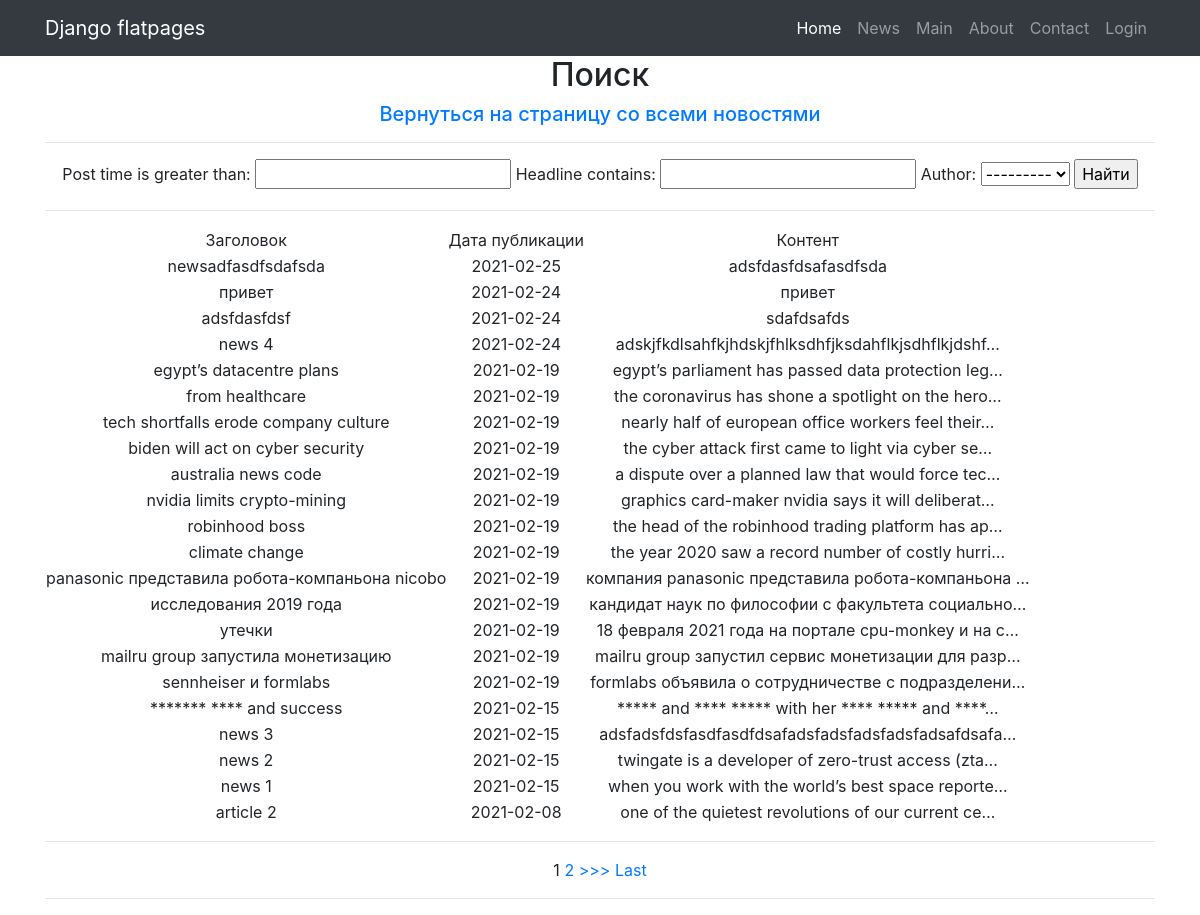
/news/search, run on the app's committed database.
### news/models.py (models this page shows, shortened)
class Post(models.Model):
    news = "NW"
    article = "AR"
    CAT = [(news, "Новость"), (article, 'Статья')]
    author = models.ForeignKey(Author, on_delete=models.CASCADE)
    art_or_nw = models.CharField(max_length=2,
                            choices=CAT,
                            default=news)
    post_time = models.DateTimeField(auto_now_add=True)
    headline = models.CharField(max_length=255)
    content = models.TextField()
    rating_of_post = models.IntegerField(default=0)
    categories = models.ManyToManyField(Category, through='PostCategory')

### news/views.py (the view, shortened to what this page needs)
# urls.py: path('search', PostSearch.as_view(), name='post_search'),
class PostSearch(ListView):
    model = Post
    template_name = 'news/search_news.html'
    context_object_name = 'news'
    ordering = ['-id']
    form_class = PostForm
    paginate_by = 10
    def get_context_data(self, **kwargs):
        context = super().get_context_data(**kwargs)
        context['filter'] = PostFilter(self.request.GET,
                                          queryset=self.get_queryset())
        context['form'] = PostForm()
        return context

### news/forms.py
class PostForm(ModelForm):
    class Meta:
        model = Post
        fields = ['headline', 'author', 'content', 'categories', 'art_or_nw']

### news/models.py (called while the page is built)
    def __str__(self):
        author_id = str(self.user.username)
        return author_id

### news/templatetags/custom_filters.py (called while the page is built)
@register.filter(name='censor')
def multiply(value):
    curce = ['fuck', 'fucked', 'fucking', 'nigger', 'niggers', 'whore', 'whores', 'slut', 'sluts',
             'bitch', 'freak', 'douchebag', 'faggot', 'homo', 'prick', 'dick', 'cunt', 'pussy']
    value = value.lower().replace(',', '').replace('.', '').split()
    result = []
    for word in value:
        if word not in curce:
            result.append(word)
        else:
            result.append('*' *len(word))
    result = ' '.join(result)
    return result

### templates/news/search_news.html (shortened to what this page needs)
{% extends 'flatpages/default.html' %}
{% load custom_filters %}
{% block content %}
<h2>Поиск</h2>
 <a href="/news/"><h5>Вернуться на страницу со всеми новостями</h5></a>
<hr>
<form method="GET">
    {{ filter.form }}
    <input type="submit" value="Найти">
</form>
    <hr>
    {% if news %}
        <table>
            <tr>
                <td>
                    Заголовок
                </td>
                <td>
                    Дата публикации
                </td>
                <td>
                    Контент
                </td>
            </tr>
            {% for post in filter.qs %}
            <tr>
                <td>
                    {{ post.headline | censor}}
                </td>
                <td>
                    {{ post.post_time | date:'Y-m-d'}}
                </td>
                <td>
                    {{ post.content|censor|truncatechars:50 }}
                </td>
            </tr>
            {% endfor %}
        </table>
    {% else %}
        <h3>Новостей нет</h3>
    {% endif %}
<hr>
{% if is_paginated %}
    {% for num in page_obj.paginator.page_range %}
        {% if page_obj.number == num %}
            <a>{{ num }}</a>
        {% elif num > page_obj.number|add:'-2' and num < page_obj.number|add:'2' %}
            <a href="?page={{ num }}">{{ num }}</a>
        {% endif %}
    {% endfor %}
    {% if page_obj.has_next %}
        <a href="?page={{ page_obj.next_page_number }}">>>></a>
        <a href="?page={{ page_obj.paginator.num_pages }}">Last</a>
    {% endif %}
{% endif %}
<hr>
{% endblock content %}

### templates/flatpages/default.html (shortened to what this page needs)
{% load static %}
<!DOCTYPE html>
<html lang="en">
<head>
  <link href="{% static 'vendor/bootstrap/css/bootstrap.min.css' %}" rel="stylesheet">
</head>
<body>
  <nav class="navbar navbar-expand-lg navbar-dark bg-dark static-top">
    <div class="container">
      <a class="navbar-brand" href="#">Django flatpages</a>
      <div class="collapse navbar-collapse" id="navbarResponsive">
        <ul class="navbar-nav ml-auto">
          <li class="nav-item active">
            <a class="nav-link" href="#">Home
            </a>
          </li>
          <li class="nav-item">
            <a class="nav-link" href="/news/">News</a>
          </li>
          <li class="nav-item">
            <a class="nav-link" href="/">Main</a>
          </li>
          <li class="nav-item">
            <a class="nav-link" href="/about/">About</a>
          </li>
          <li class="nav-item">
            <a class="nav-link" href="/contact/">Contact</a>
          </li>
          <li class="nav-item">
            <a class="nav-link" href="/accounts/login/">Login</a>
          </li>
        </ul>
      </div>
    </div>
  </nav>
  <div class="container">
    <div class="row">
      <div class="col-lg-12 text-center">
       {% block content %}{% endblock content %}
      </div>
    </div>
  </div>
</body>
</html>

### data on the page
Post: headline|censor "newsadfasdfsdafsda", post_time "2021-02-25", content|censor "adsfdasfdsafasdfsda"
Post: headline|censor "привет", post_time "2021-02-24", content|censor "привет"
Post: headline|censor "adsfdasfdsf", post_time "2021-02-24", content|censor "sdafdsafds"
Post: headline|censor "news 4", post_time "2021-02-24", content|censor "adskjfkdlsahfkjhdskjfhlksdhfjksdahflkjsdhflkjdshf…"
Post: headline|censor "egypt’s datacentre plans", post_time "2021-02-19", content|censor "egypt’s parliament has passed data protection leg…"
Post: headline|censor "from healthcare", post_time "2021-02-19", content|censor "the coronavirus has shone a spotlight on the hero…"
Post: headline|censor "tech shortfalls erode company culture", post_time "2021-02-19", content|censor "nearly half of european office workers feel their…"
Post: headline|censor "biden will act on cyber security", post_time "2021-02-19", content|censor "the cyber attack first came to light via cyber se…"
Post: headline|censor "australia news code", post_time "2021-02-19", content|censor "a dispute over a planned law that would force tec…"
Post: headline|censor "nvidia limits crypto-mining", post_time "2021-02-19", content|censor "graphics card-maker nvidia says it will deliberat…"
Post: headline|censor "robinhood boss", post_time "2021-02-19", content|censor "the head of the robinhood trading platform has ap…"
Post: headline|censor "climate change", post_time "2021-02-19", content|censor "the year 2020 saw a record number of costly hurri…"
Post: headline|censor "panasonic представила робота-компаньона nicobo", post_time "2021-02-19", content|censor "компания panasonic представила робота-компаньона …"
Post: headline|censor "исследования 2019 года", post_time "2021-02-19", content|censor "кандидат наук по философии с факультета социально…"
Post: headline|censor "утечки", post_time "2021-02-19", content|censor "18 февраля 2021 года на портале cpu-monkey и на с…"
Post: headline|censor "mailru group запустила монетизацию", post_time "2021-02-19", content|censor "mailru group запустил сервис монетизации для разр…"
Post: headline|censor "sennheiser и formlabs", post_time "2021-02-19", content|censor "formlabs объявила о сотрудничестве с подразделени…"
Post: headline|censor "******* **** and success", post_time "2021-02-15", content|censor "***** and **** ***** with her **** ***** and ****…"
Post: headline|censor "news 3", post_time "2021-02-15", content|censor "adsfadsfdsfasdfasdfdsafadsfadsfadsfadsfadsafdsafa…"
Post: headline|censor "news 2", post_time "2021-02-15", content|censor "twingate is a developer of zero-trust access (zta…"
Post: headline|censor "news 1", post_time "2021-02-15", content|censor "when you work with the world’s best space reporte…"
Post: headline|censor "article 2", post_time "2021-02-08", content|censor "one of the quietest revolutions of our current ce…"

### other printed values
{{ num }} "1"
{{ num }} "2"
